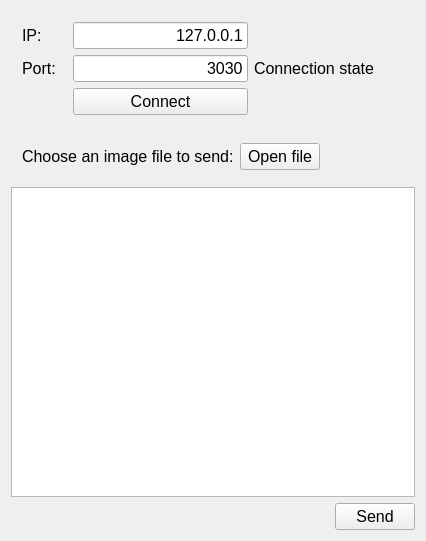
<?xml version="1.0" encoding="UTF-8"?>
<ui version="4.0">
 <class>SenderWidget</class>
 <widget class="QWidget" name="SenderWidget">
  <property name="geometry">
   <rect>
    <x>0</x>
    <y>0</y>
    <width>426</width>
    <height>541</height>
   </rect>
  </property>
  <property name="font">
   <font>
    <pointsize>12</pointsize>
   </font>
  </property>
  <property name="windowTitle">
   <string>SenderWidget</string>
  </property>
  <layout class="QVBoxLayout" name="verticalLayout">
   <item>
    <widget class="QWidget" name="widget_2" native="true">
     <property name="minimumSize">
      <size>
       <width>0</width>
       <height>0</height>
      </size>
     </property>
     <property name="maximumSize">
      <size>
       <width>16777215</width>
       <height>120</height>
      </size>
     </property>
     <layout class="QHBoxLayout" name="horizontalLayout_3">
      <item>
       <layout class="QFormLayout" name="formLayout">
        <item row="0" column="0">
         <widget class="QLabel" name="label_2">
          <property name="minimumSize">
           <size>
            <width>45</width>
            <height>0</height>
           </size>
          </property>
          <property name="text">
           <string>IP:</string>
          </property>
         </widget>
        </item>
        <item row="0" column="1">
         <widget class="QLineEdit" name="IPLineEdit">
          <property name="minimumSize">
           <size>
            <width>150</width>
            <height>0</height>
           </size>
          </property>
          <property name="text">
           <string>127.0.0.1</string>
          </property>
          <property name="alignment">
           <set>Qt::AlignRight|Qt::AlignTrailing|Qt::AlignVCenter</set>
          </property>
         </widget>
        </item>
        <item row="1" column="0">
         <widget class="QLabel" name="label_3">
          <property name="minimumSize">
           <size>
            <width>45</width>
            <height>0</height>
           </size>
          </property>
          <property name="text">
           <string>Port:</string>
          </property>
         </widget>
        </item>
        <item row="1" column="1">
         <widget class="QLineEdit" name="portLineEdit">
          <property name="minimumSize">
           <size>
            <width>150</width>
            <height>0</height>
           </size>
          </property>
          <property name="inputMethodHints">
           <set>Qt::ImhDigitsOnly</set>
          </property>
          <property name="text">
           <string>3030</string>
          </property>
          <property name="alignment">
           <set>Qt::AlignRight|Qt::AlignTrailing|Qt::AlignVCenter</set>
          </property>
         </widget>
        </item>
        <item row="2" column="1">
         <widget class="QPushButton" name="connectButton">
          <property name="text">
           <string>Connect</string>
          </property>
         </widget>
        </item>
       </layout>
      </item>
      <item>
       <layout class="QVBoxLayout" name="verticalLayout_2">
        <item>
         <widget class="QLabel" name="stateLabel">
          <property name="minimumSize">
           <size>
            <width>150</width>
            <height>0</height>
           </size>
          </property>
          <property name="text">
           <string>Connection state</string>
          </property>
          <property name="scaledContents">
           <bool>true</bool>
          </property>
          <property name="wordWrap">
           <bool>true</bool>
          </property>
         </widget>
        </item>
       </layout>
      </item>
     </layout>
    </widget>
   </item>
   <item>
    <widget class="QWidget" name="widget" native="true">
     <property name="maximumSize">
      <size>
       <width>16777215</width>
       <height>50</height>
      </size>
     </property>
     <layout class="QHBoxLayout" name="horizontalLayout_2">
      <item>
       <widget class="QLabel" name="label">
        <property name="maximumSize">
         <size>
          <width>300</width>
          <height>19</height>
         </size>
        </property>
        <property name="text">
         <string>Choose an image file to send:</string>
        </property>
       </widget>
      </item>
      <item>
       <widget class="QPushButton" name="fileOpenButton">
        <property name="text">
         <string>Open file</string>
        </property>
       </widget>
      </item>
      <item>
       <spacer name="horizontalSpacer">
        <property name="orientation">
         <enum>Qt::Horizontal</enum>
        </property>
        <property name="sizeHint" stdset="0">
         <size>
          <width>40</width>
          <height>20</height>
         </size>
        </property>
       </spacer>
      </item>
     </layout>
    </widget>
   </item>
   <item>
    <widget class="QListView" name="filesList">
     <property name="editTriggers">
      <set>QAbstractItemView::NoEditTriggers</set>
     </property>
     <property name="flow">
      <enum>QListView::TopToBottom</enum>
     </property>
     <property name="resizeMode">
      <enum>QListView::Fixed</enum>
     </property>
     <property name="layoutMode">
      <enum>QListView::SinglePass</enum>
     </property>
     <property name="spacing">
      <number>3</number>
     </property>
     <property name="viewMode">
      <enum>QListView::ListMode</enum>
     </property>
    </widget>
   </item>
   <item>
    <layout class="QHBoxLayout" name="horizontalLayout">
     <item>
      <spacer name="horizontalSpacer_2">
       <property name="orientation">
        <enum>Qt::Horizontal</enum>
       </property>
       <property name="sizeHint" stdset="0">
        <size>
         <width>40</width>
         <height>20</height>
        </size>
       </property>
      </spacer>
     </item>
     <item>
      <widget class="QPushButton" name="sendButton">
       <property name="text">
        <string>Send</string>
       </property>
      </widget>
     </item>
    </layout>
   </item>
  </layout>
 </widget>
 <layoutdefault spacing="6" margin="11"/>
 <resources/>
 <connections/>
</ui>
